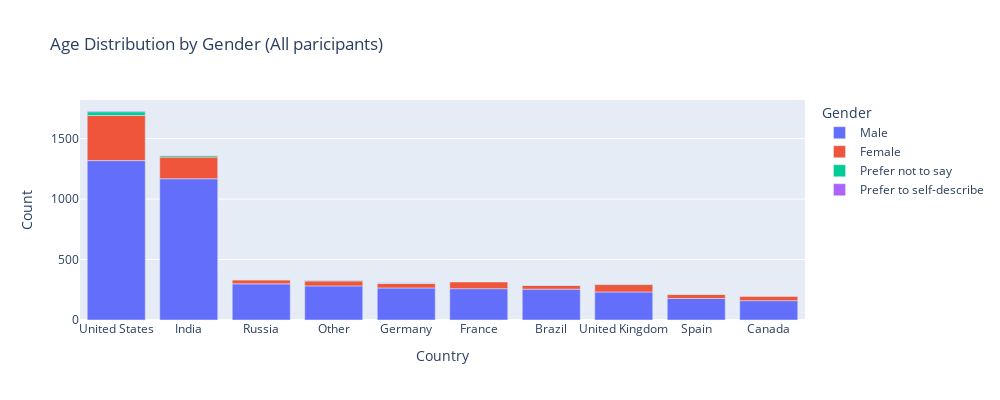

The cell this chart's notebook holds for it:
### Code cell
fig = px.bar(
                df_top10_countries, x = "Country", y = "Count", color="Gender",
                title ="Age Distribution by Gender (All paricipants)",
                height = 400, width = 1000)
fig.show()

### Figure 1 — Plotly figure (JSON) as saved in the notebook; plotly's stock layout.template omitted (floating-point values rounded to 4 significant figures)
{"data": [{"alignmentgroup": "True", "hovertemplate": "Gender=Male<br>Country=%{x}<br>Count=%{y}<extra></extra>", "legendgroup": "Male", "marker": {"color": "#636efa"}, "name": "Male", "offsetgroup": "Male", "orientation": "v", "showlegend": true, "textposition": "auto", "type": "bar", "x": ["United States", "India", "Russia", "Other", "Germany", "France", "Brazil", "United Kingdom", "Spain", "Canada"], "xaxis": "x", "y": [1318, 1168, 299, 282, 265, 259, 255, 232, 178, 160], "yaxis": "y"}, {"alignmentgroup": "True", "hovertemplate": "Gender=Female<br>Country=%{x}<br>Count=%{y}<extra></extra>", "legendgroup": "Female", "marker": {"color": "#EF553B"}, "name": "Female", "offsetgroup": "Female", "orientation": "v", "showlegend": true, "textposition": "auto", "type": "bar", "x": ["United States", "India", "United Kingdom", "France", "Other", "Germany", "Canada", "Russia", "Spain", "Brazil"], "xaxis": "x", "y": [373, 179, 61, 55, 41, 38, 35, 33, 33, 31], "yaxis": "y"}, {"alignmentgroup": "True", "hovertemplate": "Gender=Prefer not to say<br>Country=%{x}<br>Count=%{y}<extra></extra>", "legendgroup": "Prefer not to say", "marker": {"color": "#00cc96"}, "name": "Prefer not to say", "offsetgroup": "Prefer not to say", "orientation": "v", "showlegend": true, "textposition": "auto", "type": "bar", "x": ["United States", "India", "Other", "United Kingdom", "Germany", "Russia", "Spain", "Brazil"], "xaxis": "x", "y": [31, 12, 5, 4, 3, 2, 2, 2], "yaxis": "y"}, {"alignmentgroup": "True", "hovertemplate": "Gender=Prefer to self-describe<br>Country=%{x}<br>Count=%{y}<extra></extra>", "legendgroup": "Prefer to self-describe", "marker": {"color": "#ab63fa"}, "name": "Prefer to self-describe", "offsetgroup": "Prefer to self-describe", "orientation": "v", "showlegend": true, "textposition": "auto", "type": "bar", "x": ["United States", "Other", "Russia", "India", "Germany", "Brazil"], "xaxis": "x", "y": [6, 3, 1, 1, 1, 1], "yaxis": "y"}], "layout": {"barmode": "relative", "height": 400, "legend": {"title": {"text": "Gender"}, "tracegroupgap": 0}, "title": {"text": "Age Distribution by Gender (All paricipants)"}, "width": 1000, "xaxis": {"anchor": "y", "domain": [0, 1], "title": {"text": "Country"}}, "yaxis": {"anchor": "x", "domain": [0, 1], "title": {"text": "Count"}}}}
